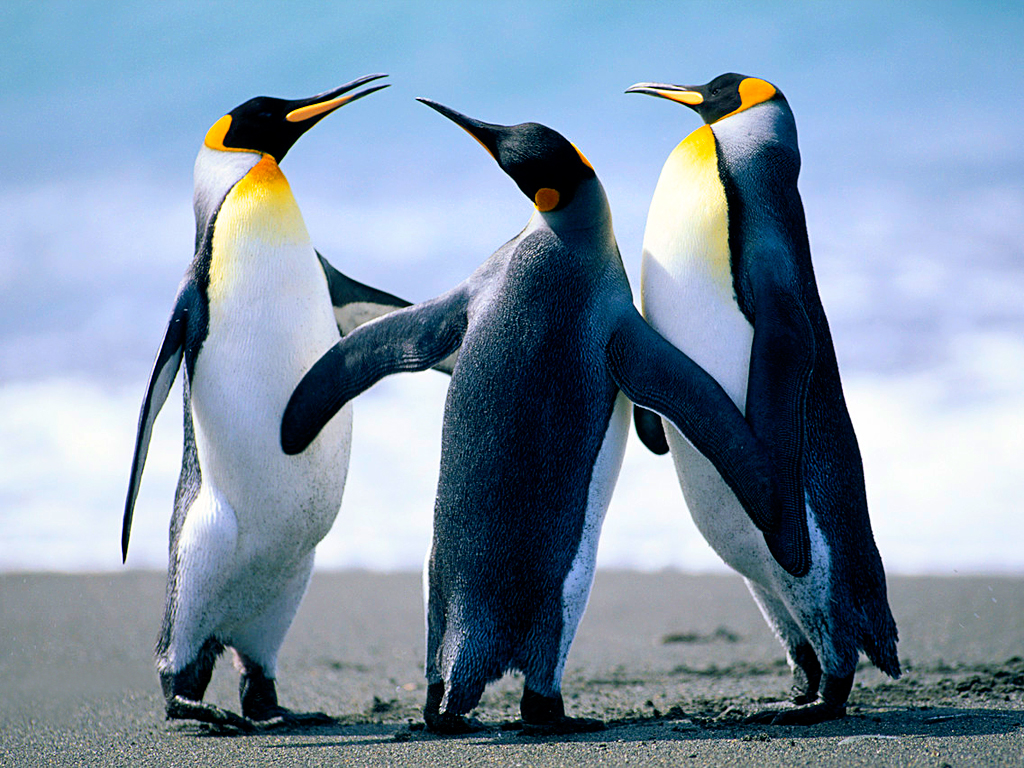
%> input picture w10_29xi16/Penguins.jpg, 1024 x 768 px
$ octave idelaf.m   (GNU Octave 9; MATLAB toolbox functions it lacks are replaced by stand-ins)
%> lines starting %> are read from the running program, lines starting %| are printed output that depends on the picture
%%
I=im2double(rgb2gray(imread('Penguins.jpg')));
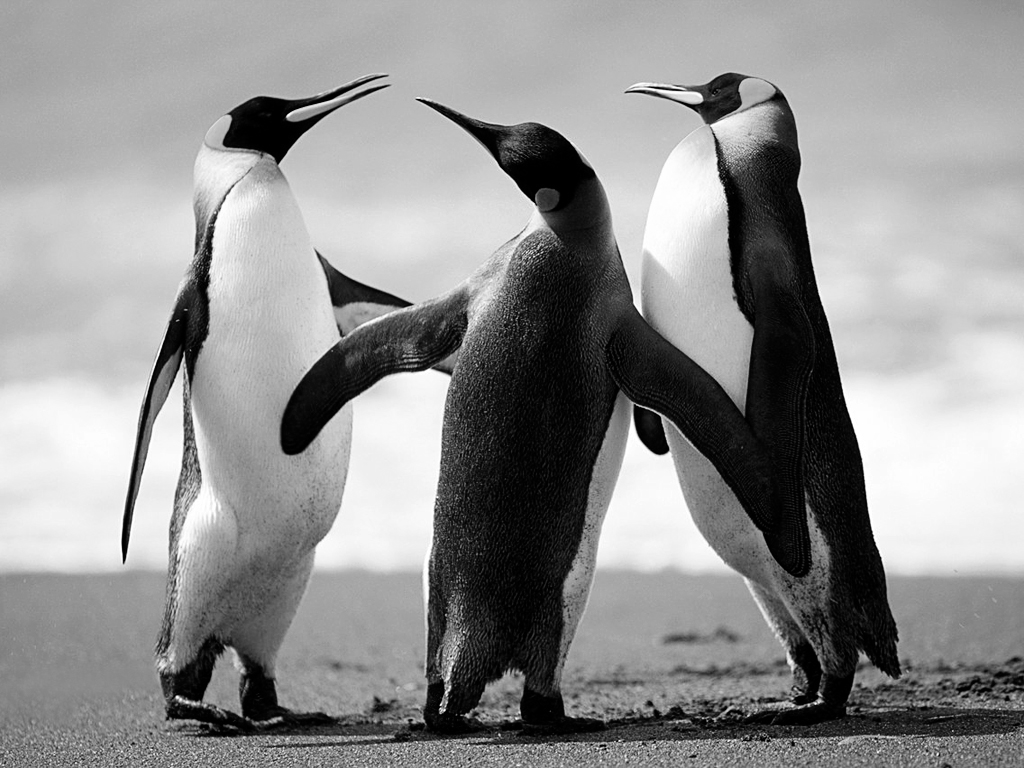
%> I: size 768x1024 double; min 0, max 1, mean 0.566

F=fft2(I);
Fs=fftshift(F);

[M N]=size(Fs);
%> M = 768; N = 1024
H=zeros(M,N);

S=50;
for i=M/2-S:M/2+S
    for j=N/2-S:N/2+S

        if ((M)/2-i)^2+((N)/2-j)^2<=S^2
            R=sqrt(((M)/2-i)^2+((N)/2-j));

            H(i,j)=1-(R/S);
        end
    end

end
%> after the loop, R = 50

H=1-H;
imshow(H);


% Fs=Fs.*abs(ones(M,N)-H);
Fs=Fs.*H;

IFs=ifftshift(Fs);
G=real(ifft2(IFs));
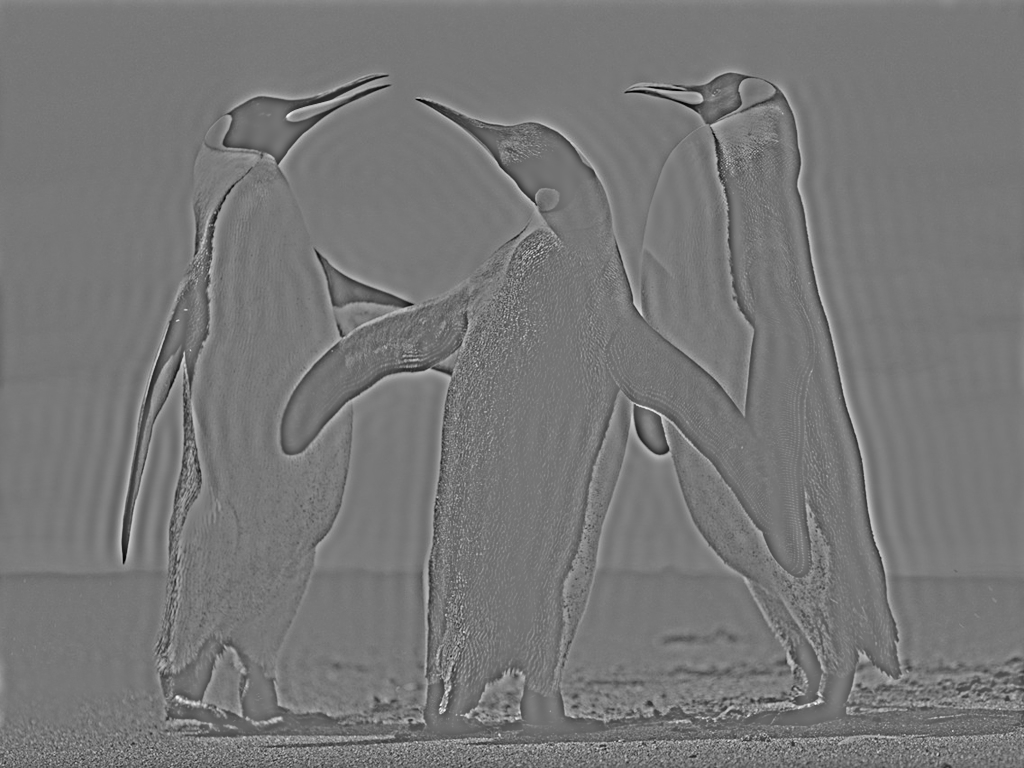
%> G: size 768x1024 double; min -0.679, max 0.774, mean -5.06e-19; drawn with min black and max white

imshow([I G]);
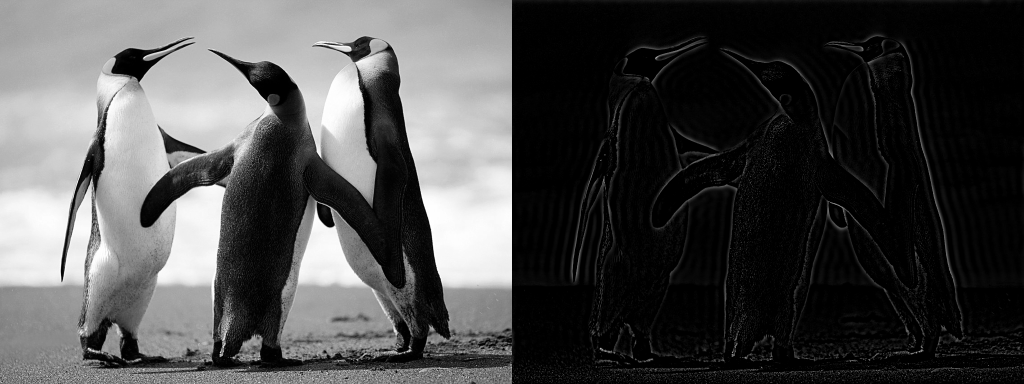
%> displayed picture: size 768x2048, on the screen's scale of 0 to 255 (shown at 1/2 size); min 0, max 255, mean 74.9

$ run again, with w10_29xi16/Desert.jpg copied over w10_29xi16/Penguins.jpg
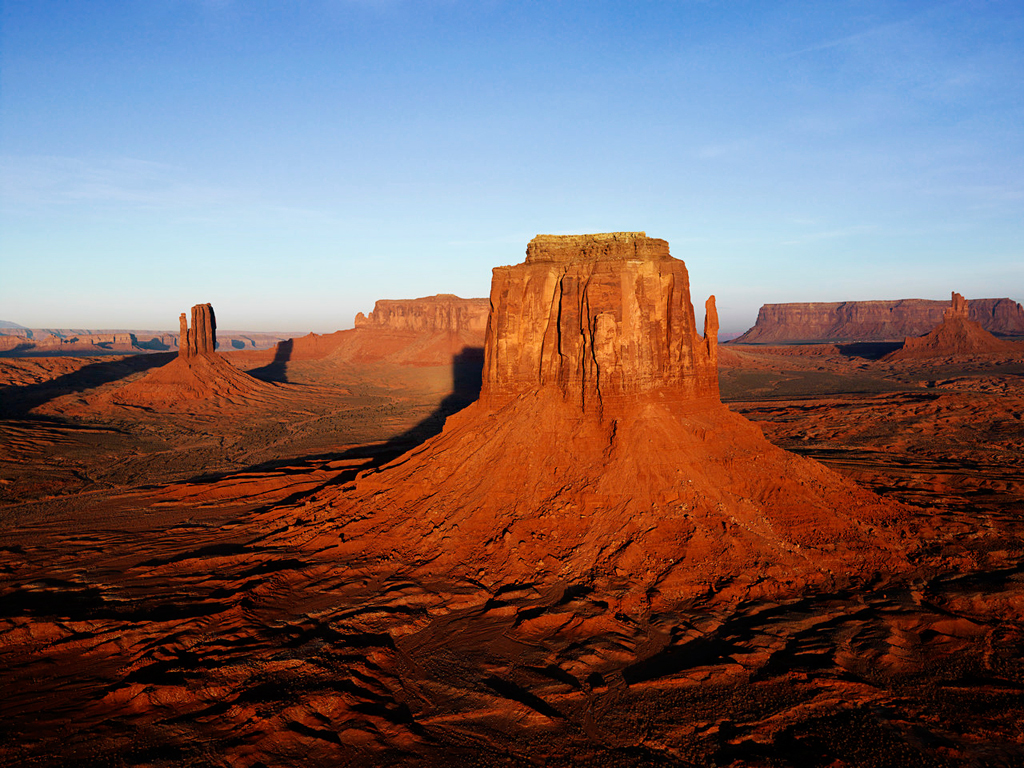
%> input picture w10_29xi16/Desert.jpg, 1024 x 768 px
%> `G=real(ifft2(IFs));`:
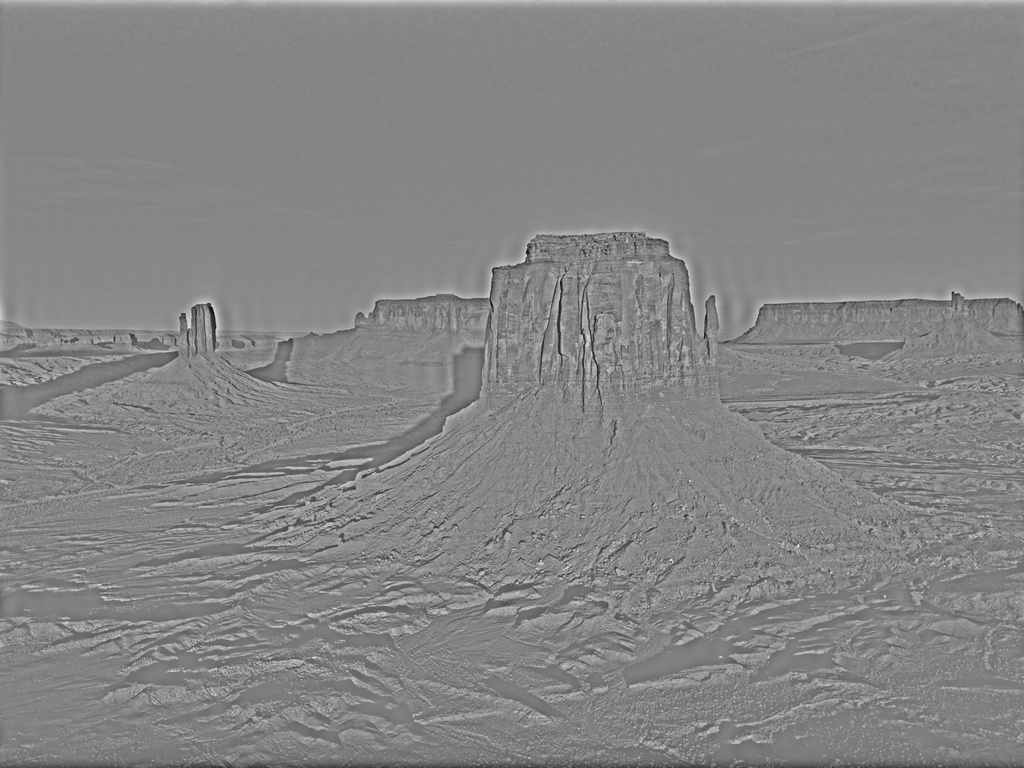
%> G: size 768x1024 double; min -0.54, max 0.494, mean -1.16e-18; drawn with min black and max white
%> `imshow([I G]);`:
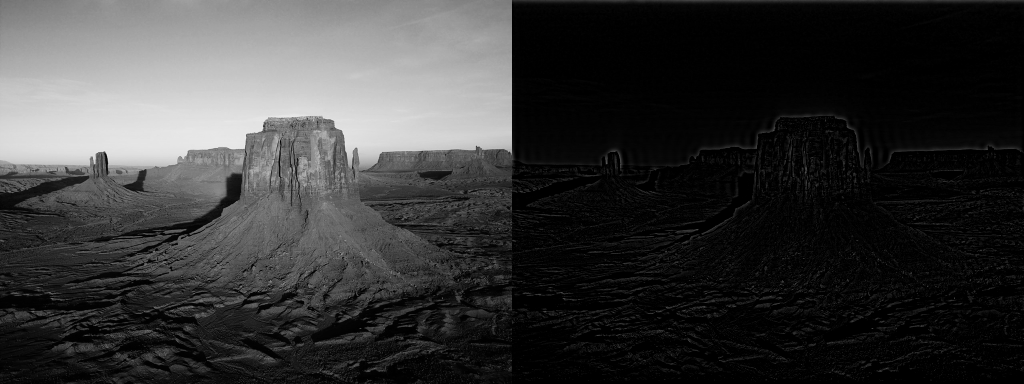
%> displayed picture: size 768x2048, on the screen's scale of 0 to 255 (shown at 1/2 size); min 0, max 245, mean 55.1
